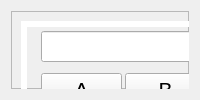
      <widget class="QWidget" name="tabCalculator">
       <attribute name="title">
        <string>Calculator</string>
       </attribute>
       <layout class="QVBoxLayout" name="verticalLayout_4">
        <item>
         <widget class="QFrame" name="frame">
          <property name="frameShape">
           <enum>QFrame::StyledPanel</enum>
          </property>
          <property name="frameShadow">
           <enum>QFrame::Raised</enum>
          </property>
          <widget class="QFrame" name="frame_2">
           <property name="geometry">
            <rect>
             <x>10</x>
             <y>10</y>
             <width>791</width>
             <height>301</height>
            </rect>
           </property>
           <property name="frameShape">
            <enum>QFrame::Panel</enum>
           </property>
           <property name="frameShadow">
            <enum>QFrame::Raised</enum>
           </property>
           <property name="lineWidth">
            <number>6</number>
           </property>
           <widget class="QLineEdit" name="lineEditCalcValue">
            <property name="geometry">
             <rect>
              <x>20</x>
              <y>10</y>
              <width>751</width>
              <height>31</height>
             </rect>
            </property>
            <property name="font">
             <font>
              <pointsize>16</pointsize>
             </font>
            </property>
            <property name="text">
             <string/>
            </property>
            <property name="alignment">
             <set>Qt::AlignRight|Qt::AlignTrailing|Qt::AlignVCenter</set>
            </property>
            <property name="clearButtonEnabled">
             <bool>true</bool>
            </property>
           </widget>
           <widget class="QWidget" name="gridLayoutWidget_2">
            <property name="geometry">
             <rect>
              <x>20</x>
              <y>50</y>
              <width>751</width>
              <height>231</height>
             </rect>
            </property>
            <layout class="QGridLayout" name="gridLayout_2">
             <property name="spacing">
              <number>3</number>
             </property>
             <item row="5" column="7">
              <widget class="QPushButton" name="pushButtonCalcDoubleDivision">
               <property name="font">
                <font>
                 <pointsize>16</pointsize>
                </font>
               </property>
               <property name="text">
                <string>//</string>
               </property>
              </widget>
             </item>
             <item row="2" column="1">
              <widget class="QPushButton" name="pushButtonCalc8">
               <property name="font">
                <font>
                 <pointsize>16</pointsize>
                </font>
               </property>
               <property name="text">
                <string>8</string>
               </property>
              </widget>
             </item>
             <item row="3" column="3">
              <widget class="QPushButton" name="pushButtonCalcMultiply">
               <property name="font">
                <font>
                 <pointsize>16</pointsize>
                </font>
               </property>
               <property name="text">
                <string>*</string>
               </property>
              </widget>
             </item>
             <item row="1" column="5">
              <widget class="QPushButton" name="pushButtonCalcAND">
               <property name="font">
                <font>
                 <pointsize>16</pointsize>
                </font>
               </property>
               <property name="text">
                <string>AND</string>
               </property>
              </widget>
             </item>
             <item row="4" column="2">
              <widget class="QPushButton" name="pushButtonCalc3">
               <property name="font">
                <font>
                 <pointsize>16</pointsize>
                </font>
               </property>
               <property name="text">
                <string>3</string>
               </property>
              </widget>
             </item>
             <item row="4" column="5">
              <widget class="QPushButton" name="pushButtonCalcPOW">
               <property name="font">
                <font>
                 <pointsize>16</pointsize>
                </font>
               </property>
               <property name="text">
                <string>POW</string>
               </property>
              </widget>
             </item>
             <item row="2" column="3">
              <widget class="QPushButton" name="pushButtonCalcDivide">
               <property name="font">
                <font>
                 <pointsize>16</pointsize>
                </font>
               </property>
               <property name="text">
                <string>/</string>
               </property>
              </widget>
             </item>
             <item row="4" column="8">
              <widget class="QPushButton" name="pushButtonCalcBitAmp">
               <property name="font">
                <font>
                 <pointsize>16</pointsize>
                </font>
               </property>
               <property name="text">
                <string>&amp;&amp;</string>
               </property>
              </widget>
             </item>
             <item row="1" column="3">
              <widget class="QPushButton" name="pushButtonCalcPercentage">
               <property name="font">
                <font>
                 <pointsize>16</pointsize>
                </font>
               </property>
               <property name="text">
                <string>%</string>
               </property>
              </widget>
             </item>
             <item row="4" column="3">
              <widget class="QPushButton" name="pushButtonCalcMinus">
               <property name="font">
                <font>
                 <pointsize>16</pointsize>
                </font>
               </property>
               <property name="text">
                <string>-</string>
               </property>
              </widget>
             </item>
             <item row="5" column="0">
              <widget class="QPushButton" name="pushButtonCalc0">
               <property name="font">
                <font>
                 <pointsize>16</pointsize>
                </font>
               </property>
               <property name="text">
                <string>0</string>
               </property>
              </widget>
             </item>
             <item row="2" column="5">
              <widget class="QPushButton" name="pushButtonCalcOR">
               <property name="font">
                <font>
                 <pointsize>16</pointsize>
                </font>
               </property>
               <property name="text">
                <string>OR</string>
               </property>
              </widget>
             </item>
             <item row="1" column="1">
              <widget class="QPushButton" name="pushButtonCalcPerentesisClose">
               <property name="font">
                <font>
                 <pointsize>16</pointsize>
                </font>
               </property>
               <property name="text">
                <string>)</string>
               </property>
              </widget>
             </item>
             <item row="3" column="6">
              <widget class="QPushButton" name="pushButtonCalcTan">
               <property name="font">
                <font>
                 <pointsize>16</pointsize>
                </font>
               </property>
               <property name="text">
                <string>Tan</string>
               </property>
              </widget>
             </item>
             <item row="3" column="8">
              <widget class="QPushButton" name="pushButtonCalcBitTildie">
               <property name="font">
                <font>
                 <pointsize>16</pointsize>
                </font>
               </property>
               <property name="text">
                <string>~</string>
               </property>
              </widget>
             </item>
             <item row="4" column="1">
              <widget class="QPushButton" name="pushButtonCalc2">
               <property name="font">
                <font>
                 <pointsize>16</pointsize>
                </font>
               </property>
               <property name="text">
                <string>2</string>
               </property>
              </widget>
             </item>
             <item row="4" column="6">
              <widget class="QPushButton" name="pushButtonCalcLN">
               <property name="font">
                <font>
                 <pointsize>16</pointsize>
                </font>
               </property>
               <property name="text">
                <string>Ln</string>
               </property>
              </widget>
             </item>
             <item row="5" column="8">
              <widget class="QPushButton" name="pushButtonCalcHelp">
               <property name="font">
                <font>
                 <pointsize>16</pointsize>
                </font>
               </property>
               <property name="text">
                <string>Help</string>
               </property>
              </widget>
             </item>
             <item row="2" column="0">
              <widget class="QPushButton" name="pushButtonCalc7">
               <property name="font">
                <font>
                 <pointsize>16</pointsize>
                </font>
               </property>
               <property name="text">
                <string>7</string>
               </property>
              </widget>
             </item>
             <item row="2" column="2">
              <widget class="QPushButton" name="pushButtonCalc9">
               <property name="font">
                <font>
                 <pointsize>16</pointsize>
                </font>
               </property>
               <property name="text">
                <string>9</string>
               </property>
              </widget>
             </item>
             <item row="4" column="7">
              <widget class="QPushButton" name="pushButtonCalcBitX">
               <property name="font">
                <font>
                 <pointsize>16</pointsize>
                </font>
               </property>
               <property name="text">
                <string>X</string>
               </property>
              </widget>
             </item>
             <item row="3" column="5">
              <widget class="QPushButton" name="pushButtonCalcXOR">
               <property name="font">
                <font>
                 <pointsize>16</pointsize>
                </font>
               </property>
               <property name="text">
                <string>XOR</string>
               </property>
              </widget>
             </item>
             <item row="2" column="7">
              <widget class="QPushButton" name="pushButtonCalcShiftLeft">
               <property name="font">
                <font>
                 <pointsize>16</pointsize>
                </font>
               </property>
               <property name="text">
                <string>&lt;&lt;</string>
               </property>
              </widget>
             </item>
             <item row="5" column="5">
              <widget class="QPushButton" name="pushButtonCalcLOG">
               <property name="font">
                <font>
                 <pointsize>16</pointsize>
                </font>
               </property>
               <property name="text">
                <string>LOG</string>
               </property>
              </widget>
             </item>
             <item row="3" column="1">
              <widget class="QPushButton" name="pushButtonCalc5">
               <property name="font">
                <font>
                 <pointsize>16</pointsize>
                </font>
               </property>
               <property name="text">
                <string>5</string>
               </property>
              </widget>
             </item>
             <item row="1" column="6">
              <widget class="QPushButton" name="pushButtonCalcSin">
               <property name="font">
                <font>
                 <pointsize>16</pointsize>
                </font>
               </property>
               <property name="text">
                <string>Sin</string>
               </property>
              </widget>
             </item>
             <item row="5" column="4">
              <widget class="QPushButton" name="pushButtonCalcEnter">
               <property name="font">
                <font>
                 <pointsize>16</pointsize>
                </font>
               </property>
               <property name="text">
                <string>Enter</string>
               </property>
              </widget>
             </item>
             <item row="2" column="8">
              <widget class="QPushButton" name="pushButtonCalcBitOr">
               <property name="font">
                <font>
                 <pointsize>16</pointsize>
                </font>
               </property>
               <property name="text">
                <string>|</string>
               </property>
              </widget>
             </item>
             <item row="5" column="6">
              <widget class="QPushButton" name="pushButtonCalcExp">
               <property name="font">
                <font>
                 <pointsize>16</pointsize>
                </font>
               </property>
               <property name="text">
                <string>Exp</string>
               </property>
              </widget>
             </item>
             <item row="5" column="2">
              <widget class="QPushButton" name="pushButtonCalcPlusMinus">
               <property name="font">
                <font>
                 <pointsize>16</pointsize>
                </font>
               </property>
               <property name="text">
                <string>+/-</string>
               </property>
              </widget>
             </item>
             <item row="1" column="0">
              <widget class="QPushButton" name="pushButtonCalcPerentesisOpen">
               <property name="font">
                <font>
                 <pointsize>16</pointsize>
                </font>
               </property>
               <property name="text">
                <string>(</string>
               </property>
              </widget>
             </item>
             <item row="4" column="0">
              <widget class="QPushButton" name="pushButtonCalc1">
               <property name="font">
                <font>
                 <pointsize>16</pointsize>
                </font>
               </property>
               <property name="text">
                <string>1</string>
               </property>
              </widget>
             </item>
             <item row="2" column="6">
              <widget class="QPushButton" name="pushButtonCalcCos">
               <property name="font">
                <font>
                 <pointsize>16</pointsize>
                </font>
               </property>
               <property name="text">
                <string>Cos</string>
               </property>
              </widget>
             </item>
             <item row="3" column="2">
              <widget class="QPushButton" name="pushButtonCalc6">
               <property name="font">
                <font>
                 <pointsize>16</pointsize>
                </font>
               </property>
               <property name="text">
                <string>6</string>
               </property>
              </widget>
             </item>
             <item row="5" column="1">
              <widget class="QPushButton" name="pushButtonCalcPeriod">
               <property name="font">
                <font>
                 <pointsize>16</pointsize>
                </font>
               </property>
               <property name="text">
                <string>.</string>
               </property>
              </widget>
             </item>
             <item row="5" column="3">
              <widget class="QPushButton" name="pushButtonCalcPlus">
               <property name="font">
                <font>
                 <pointsize>16</pointsize>
                </font>
               </property>
               <property name="text">
                <string>+</string>
               </property>
              </widget>
             </item>
             <item row="3" column="7">
              <widget class="QPushButton" name="pushButtonCalcShiftRight">
               <property name="font">
                <font>
                 <pointsize>16</pointsize>
                </font>
               </property>
               <property name="text">
                <string>&gt;&gt;</string>
               </property>
              </widget>
             </item>
             <item row="3" column="0">
              <widget class="QPushButton" name="pushButtonCalc4">
               <property name="font">
                <font>
                 <pointsize>16</pointsize>
                </font>
               </property>
               <property name="text">
                <string>4</string>
               </property>
              </widget>
             </item>
             <item row="0" column="0">
              <widget class="QPushButton" name="pushButtonCalc_A">
               <property name="font">
                <font>
                 <pointsize>16</pointsize>
                </font>
               </property>
               <property name="text">
                <string>A</string>
               </property>
              </widget>
             </item>
             <item row="0" column="1">
              <widget class="QPushButton" name="pushButtonCalc_B">
               <property name="font">
                <font>
                 <pointsize>16</pointsize>
                </font>
               </property>
               <property name="text">
                <string>B</string>
               </property>
              </widget>
             </item>
             <item row="0" column="2">
              <widget class="QPushButton" name="pushButtonCalc_C">
               <property name="font">
                <font>
                 <pointsize>16</pointsize>
                </font>
               </property>
               <property name="text">
                <string>C</string>
               </property>
              </widget>
             </item>
             <item row="0" column="3">
              <widget class="QPushButton" name="pushButtonCalc_D">
               <property name="font">
                <font>
                 <pointsize>16</pointsize>
                </font>
               </property>
               <property name="text">
                <string>D</string>
               </property>
              </widget>
             </item>
             <item row="0" column="4">
              <widget class="QPushButton" name="pushButtonCalc_E">
               <property name="font">
                <font>
                 <pointsize>16</pointsize>
                </font>
               </property>
               <property name="text">
                <string>E</string>
               </property>
              </widget>
             </item>
             <item row="0" column="5">
              <widget class="QPushButton" name="pushButtonCalc_F">
               <property name="font">
                <font>
                 <pointsize>16</pointsize>
                </font>
               </property>
               <property name="text">
                <string>F</string>
               </property>
              </widget>
             </item>
             <item row="0" column="8">
              <widget class="QSpinBox" name="spinBoxCalcDecimals">
               <property name="font">
                <font>
                 <pointsize>16</pointsize>
                </font>
               </property>
               <property name="maximum">
                <number>100</number>
               </property>
               <property name="value">
                <number>100</number>
               </property>
              </widget>
             </item>
             <item row="0" column="7">
              <widget class="QLabel" name="labelCalcDecimals">
               <property name="font">
                <font>
                 <pointsize>13</pointsize>
                </font>
               </property>
               <property name="text">
                <string>Decimals</string>
               </property>
              </widget>
             </item>
             <item row="1" column="8">
              <widget class="QPushButton" name="pushButtonCalcPi">
               <property name="font">
                <font>
                 <pointsize>16</pointsize>
                </font>
               </property>
               <property name="text">
                <string>PI</string>
               </property>
              </widget>
             </item>
             <item row="2" column="4">
              <widget class="QPushButton" name="pushButtonCalcStore1">
               <property name="font">
                <font>
                 <pointsize>16</pointsize>
                </font>
               </property>
               <property name="text">
                <string>Store 1</string>
               </property>
              </widget>
             </item>
             <item row="3" column="4">
              <widget class="QPushButton" name="pushButtonCalcStore2">
               <property name="font">
                <font>
                 <pointsize>14</pointsize>
                </font>
               </property>
               <property name="text">
                <string>Store 2</string>
               </property>
              </widget>
             </item>
             <item row="4" column="4">
              <widget class="QPushButton" name="pushButtonCalcStore3">
               <property name="font">
                <font>
                 <pointsize>16</pointsize>
                </font>
               </property>
               <property name="text">
                <string>Store 3</string>
               </property>
              </widget>
             </item>
             <item row="1" column="7">
              <widget class="QPushButton" name="pushButtonCalcAns">
               <property name="font">
                <font>
                 <pointsize>16</pointsize>
                </font>
               </property>
               <property name="text">
                <string>ans</string>
               </property>
              </widget>
             </item>
             <item row="0" column="6">
              <widget class="QPushButton" name="pushButtonCalcClear">
               <property name="font">
                <font>
                 <pointsize>16</pointsize>
                </font>
               </property>
               <property name="text">
                <string>Clear</string>
               </property>
              </widget>
             </item>
             <item row="1" column="2">
              <widget class="QPushButton" name="pushButtonCalcSquare">
               <property name="font">
                <font>
                 <pointsize>14</pointsize>
                </font>
               </property>
               <property name="text">
                <string>Square</string>
               </property>
              </widget>
             </item>
             <item row="1" column="4">
              <widget class="QComboBox" name="comboBoxCalcConstants"/>
             </item>
            </layout>
           </widget>
          </widget>
         </widget>
        </item>
       </layout>
      </widget>
